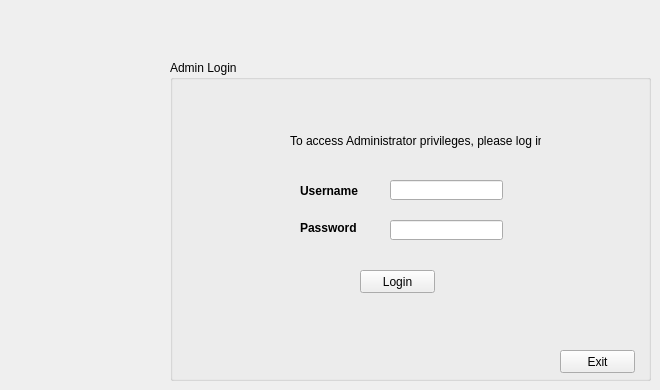
    <widget class="QWidget" name="AdminLogin">
     <widget class="QGroupBox" name="groupBox_4">
      <property name="geometry">
       <rect>
        <x>170</x>
        <y>60</y>
        <width>481</width>
        <height>321</height>
       </rect>
      </property>
      <property name="title">
       <string>Admin Login</string>
      </property>
      <widget class="QLabel" name="label_9">
       <property name="geometry">
        <rect>
         <x>120</x>
         <y>60</y>
         <width>251</width>
         <height>41</height>
        </rect>
       </property>
       <property name="text">
        <string>To access Administrator privileges, please log in</string>
       </property>
      </widget>
      <widget class="QLineEdit" name="lineEdit_username">
       <property name="geometry">
        <rect>
         <x>220</x>
         <y>120</y>
         <width>113</width>
         <height>20</height>
        </rect>
       </property>
      </widget>
      <widget class="QLineEdit" name="lineEdit_password">
       <property name="geometry">
        <rect>
         <x>220</x>
         <y>160</y>
         <width>113</width>
         <height>20</height>
        </rect>
       </property>
       <property name="inputMethodHints">
        <set>Qt::ImhHiddenText|Qt::ImhNoAutoUppercase|Qt::ImhNoPredictiveText|Qt::ImhSensitiveData</set>
       </property>
       <property name="inputMask">
        <string notr="true"/>
       </property>
       <property name="text">
        <string/>
       </property>
       <property name="echoMode">
        <enum>QLineEdit::Password</enum>
       </property>
       <property name="readOnly">
        <bool>false</bool>
       </property>
       <property name="placeholderText">
        <string/>
       </property>
      </widget>
      <widget class="QLabel" name="label_10">
       <property name="geometry">
        <rect>
         <x>130</x>
         <y>120</y>
         <width>71</width>
         <height>21</height>
        </rect>
       </property>
       <property name="font">
        <font>
         <weight>75</weight>
         <bold>true</bold>
        </font>
       </property>
       <property name="text">
        <string>Username</string>
       </property>
      </widget>
      <widget class="QLabel" name="label_11">
       <property name="geometry">
        <rect>
         <x>130</x>
         <y>160</y>
         <width>61</width>
         <height>16</height>
        </rect>
       </property>
       <property name="font">
        <font>
         <weight>75</weight>
         <bold>true</bold>
        </font>
       </property>
       <property name="text">
        <string>Password</string>
       </property>
      </widget>
      <widget class="QPushButton" name="pushButton_login">
       <property name="geometry">
        <rect>
         <x>190</x>
         <y>210</y>
         <width>75</width>
         <height>23</height>
        </rect>
       </property>
       <property name="text">
        <string>Login</string>
       </property>
      </widget>
      <widget class="QLabel" name="label_error">
       <property name="geometry">
        <rect>
         <x>26</x>
         <y>242</y>
         <width>431</width>
         <height>61</height>
        </rect>
       </property>
       <property name="font">
        <font>
         <family>Fixedsys</family>
         <pointsize>11</pointsize>
         <weight>75</weight>
         <bold>true</bold>
        </font>
       </property>
       <property name="text">
        <string/>
       </property>
      </widget>
      <widget class="QPushButton" name="adminExit">
       <property name="geometry">
        <rect>
         <x>390</x>
         <y>290</y>
         <width>75</width>
         <height>23</height>
        </rect>
       </property>
       <property name="text">
        <string>Exit</string>
       </property>
      </widget>
     </widget>
    </widget>
